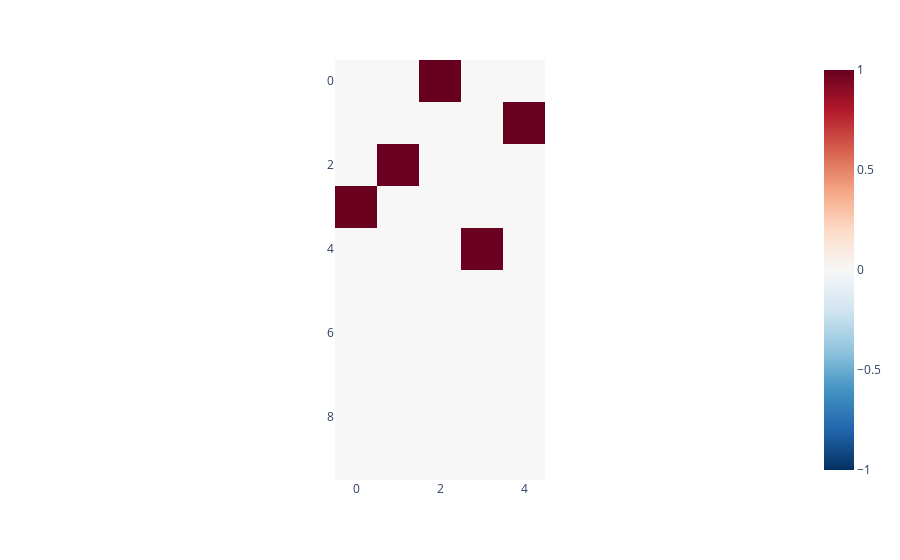
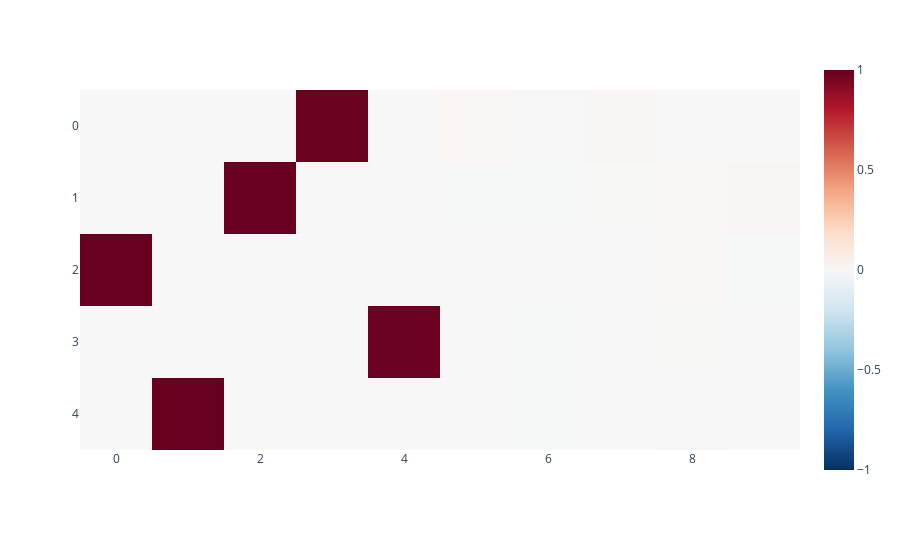
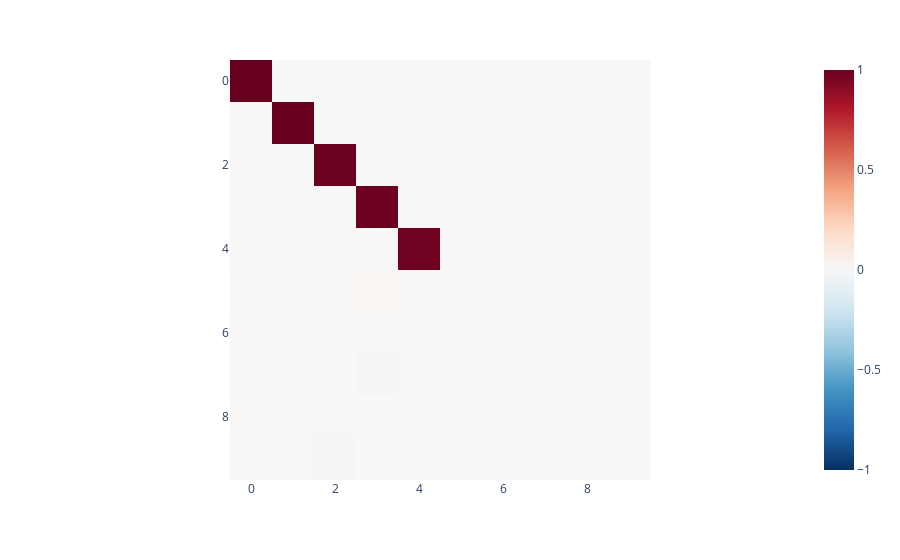
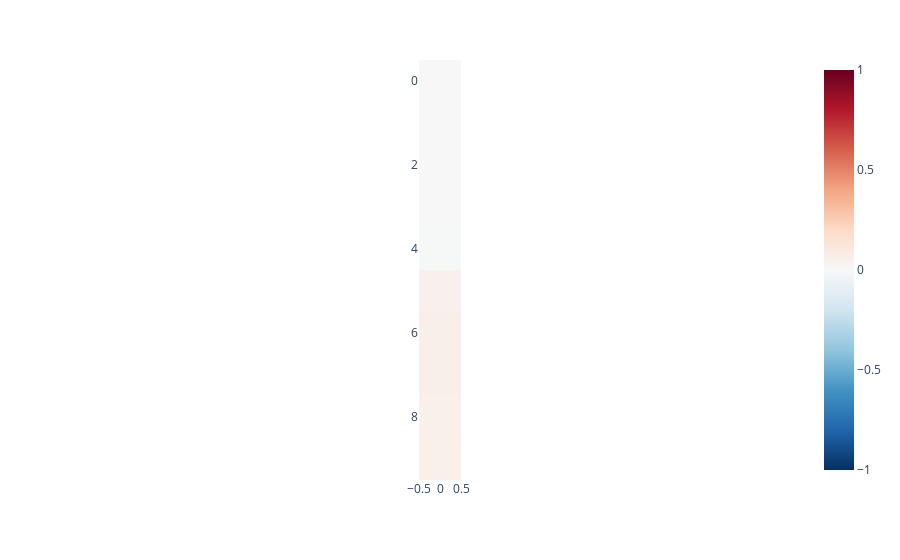

Notebook source saved alongside these figures, in order:
### Code cell
w1 = model.layer1.weight
w2 = model.layer2.weight
b1 = model.layer1.bias

b2 = model.layer2.bias
# visualise_tensor(torch.transpose(w1,0,1)@w1)
visualise_tensor(torch.transpose(w1,0,1))
visualise_tensor(torch.transpose(w2,0,1))
visualise_tensor(w2@w1)
visualise_tensor(b2.data.reshape(-1,1))

### Figure 1 — Plotly figure (JSON) as saved in the notebook; plotly's stock layout.template omitted (floating-point values rounded to 4 significant figures)
{"data": [{"coloraxis": "coloraxis", "hovertemplate": "x: %{x}<br>y: %{y}<br>color: %{z}<extra></extra>", "name": "0", "type": "heatmap", "xaxis": "x", "yaxis": "y", "z": [[0.000182, -0.001393, 0.999, -0.0007023, 0.000407], [-0.0004388, 0.0007196, -0.0008363, 0.0002812, 0.9984], [-0.0002112, 0.9959, 2.685e-05, 0.0008476, 0.0006738], [0.9926, 0.001542, -0.0006397, 0.000224, -0.0009633], [-0.0003397, -0.0007133, -0.0003524, 0.9893, -0.001995], [0.004878, -0.0002823, 2.103e-05, 0.0002188, 7.83e-05], [-0.0001207, -6.612e-05, -0.0001869, -0.001293, 0.0002043], [0.0007151, 0.000287, -9.717e-06, 0.0005564, 0.0002584], [0.0005742, 0.0006995, -0.0001363, 0.0005329, 0.0003924], [9.227e-05, -0.0001433, 0.0001082, 0.0009987, -1.654e-05]]}], "layout": {"coloraxis": {"cmax": 1, "cmin": -1, "colorscale": [[0, "rgb(5,48,97)"], [0.1, "rgb(33,102,172)"], [0.2, "rgb(67,147,195)"], [0.3, "rgb(146,197,222)"], [0.4, "rgb(209,229,240)"], [0.5, "rgb(247,247,247)"], [0.6, "rgb(253,219,199)"], [0.7, "rgb(244,165,130)"], [0.8, "rgb(214,96,77)"], [0.9, "rgb(178,24,43)"], [1, "rgb(103,0,31)"]]}, "margin": {"t": 60}, "xaxis": {"anchor": "y", "constrain": "domain", "domain": [0, 1], "scaleanchor": "y"}, "yaxis": {"anchor": "x", "autorange": "reversed", "constrain": "domain", "domain": [0, 1]}}}

### Figure 2 — Plotly figure (JSON) as saved in the notebook; plotly's stock layout.template omitted (floating-point values rounded to 4 significant figures)
{"data": [{"coloraxis": "coloraxis", "hovertemplate": "x: %{x}<br>y: %{y}<br>color: %{z}<extra></extra>", "name": "0", "type": "heatmap", "xaxis": "x", "yaxis": "y", "z": [[0.0008896, 0.001194, -0.0005549, 0.9933, -0.00124, 0.01716, -0.006781, 0.01623, -0.001912, 0.000549], [-8.615e-05, 0.0005304, 0.9963, 0.0002996, -5.928e-05, -0.002931, -0.003314, 0.002928, 0.01068, 0.01193], [0.9997, 0.0001405, 0.0001211, -0.0003175, -0.001631, 0.003861, -0.001139, -0.00245, 0.007646, -0.002643], [0.0002745, 0.001789, 0.0008378, 0.001289, 0.9899, -0.0002644, -0.005087, 0.004233, 0.002922, 0.004957], [0.0006053, 0.9992, -0.001071, -0.0001869, -0.0007577, -0.00124, -0.003371, 0.000683, 0.005942, -0.0001219]]}], "layout": {"coloraxis": {"cmax": 1, "cmin": -1, "colorscale": [[0, "rgb(5,48,97)"], [0.1, "rgb(33,102,172)"], [0.2, "rgb(67,147,195)"], [0.3, "rgb(146,197,222)"], [0.4, "rgb(209,229,240)"], [0.5, "rgb(247,247,247)"], [0.6, "rgb(253,219,199)"], [0.7, "rgb(244,165,130)"], [0.8, "rgb(214,96,77)"], [0.9, "rgb(178,24,43)"], [1, "rgb(103,0,31)"]]}, "margin": {"t": 60}, "xaxis": {"anchor": "y", "constrain": "domain", "domain": [0, 1], "scaleanchor": "y"}, "yaxis": {"anchor": "x", "autorange": "reversed", "constrain": "domain", "domain": [0, 1]}}}

### Figure 3 — Plotly figure (JSON) as saved in the notebook; plotly's stock layout.template omitted (floating-point values rounded to 4 significant figures)
{"data": [{"coloraxis": "coloraxis", "hovertemplate": "x: %{x}<br>y: %{y}<br>color: %{z}<extra></extra>", "name": "0", "type": "heatmap", "xaxis": "x", "yaxis": "y", "z": [[0.9987, -0.0002321, -5.85e-05, 0.0002429, -8.216e-05, 2.549e-05, -0.0001872, -8.794e-06, -0.0001355, 0.0001085], [0.0005452, 0.9975, 0.001203, 0.0002236, -0.0002239, 8.43e-05, 0.0002016, 0.0002602, 0.0003941, -1.469e-05], [-0.001268, -0.0003517, 0.9922, 0.0009864, 0.0001205, -0.0002839, -6.714e-05, 0.0002857, 0.0006966, -0.0001419], [-0.0001379, -0.0006216, 8.949e-05, 0.9859, 0.000938, 0.004845, -0.0001216, 0.0007111, 0.0005712, 9.286e-05], [-0.002325, -0.0004763, 0.0007797, -0.001008, 0.9793, 0.0002104, -0.001279, 0.0005497, 0.0005267, 0.0009884], [0.003864, -0.001251, -0.002924, 0.01702, -0.0002643, 8.444e-05, -2.511e-06, 1.092e-05, 6.646e-06, 2.177e-06], [-0.001133, -0.003366, -0.003306, -0.006733, -0.005021, -3.354e-05, 7.138e-06, -9.491e-06, -1.009e-05, -5.299e-06], [-0.002452, 0.0006801, 0.002916, 0.01612, 0.004179, 7.927e-05, -7.027e-06, 1.5e-05, 1.423e-05, 5.029e-06], [0.007623, 0.005936, 0.01064, -0.001891, 0.002869, -1.107e-05, -4.467e-06, 4.785e-06, 9.219e-06, 1.94e-06], [-0.002661, -0.0001098, 0.01189, 0.0005663, 0.004896, 3.282e-07, -6.794e-06, 6.57e-06, 1.162e-05, 3.008e-06]]}], "layout": {"coloraxis": {"cmax": 1, "cmin": -1, "colorscale": [[0, "rgb(5,48,97)"], [0.1, "rgb(33,102,172)"], [0.2, "rgb(67,147,195)"], [0.3, "rgb(146,197,222)"], [0.4, "rgb(209,229,240)"], [0.5, "rgb(247,247,247)"], [0.6, "rgb(253,219,199)"], [0.7, "rgb(244,165,130)"], [0.8, "rgb(214,96,77)"], [0.9, "rgb(178,24,43)"], [1, "rgb(103,0,31)"]]}, "margin": {"t": 60}, "xaxis": {"anchor": "y", "constrain": "domain", "domain": [0, 1], "scaleanchor": "y"}, "yaxis": {"anchor": "x", "autorange": "reversed", "constrain": "domain", "domain": [0, 1]}}}

### Figure 4 — Plotly figure (JSON) as saved in the notebook; plotly's stock layout.template omitted (floating-point values rounded to 4 significant figures)
{"data": [{"coloraxis": "coloraxis", "hovertemplate": "x: %{x}<br>y: %{y}<br>color: %{z}<extra></extra>", "name": "0", "type": "heatmap", "xaxis": "x", "yaxis": "y", "z": [[-0.000848], [-0.0008975], [-0.0003975], [-0.001234], [-0.003045], [0.04723], [0.05546], [0.05403], [0.05198], [0.05282]]}], "layout": {"coloraxis": {"cmax": 1, "cmin": -1, "colorscale": [[0, "rgb(5,48,97)"], [0.1, "rgb(33,102,172)"], [0.2, "rgb(67,147,195)"], [0.3, "rgb(146,197,222)"], [0.4, "rgb(209,229,240)"], [0.5, "rgb(247,247,247)"], [0.6, "rgb(253,219,199)"], [0.7, "rgb(244,165,130)"], [0.8, "rgb(214,96,77)"], [0.9, "rgb(178,24,43)"], [1, "rgb(103,0,31)"]]}, "margin": {"t": 60}, "xaxis": {"anchor": "y", "constrain": "domain", "domain": [0, 1], "scaleanchor": "y"}, "yaxis": {"anchor": "x", "autorange": "reversed", "constrain": "domain", "domain": [0, 1]}}}
